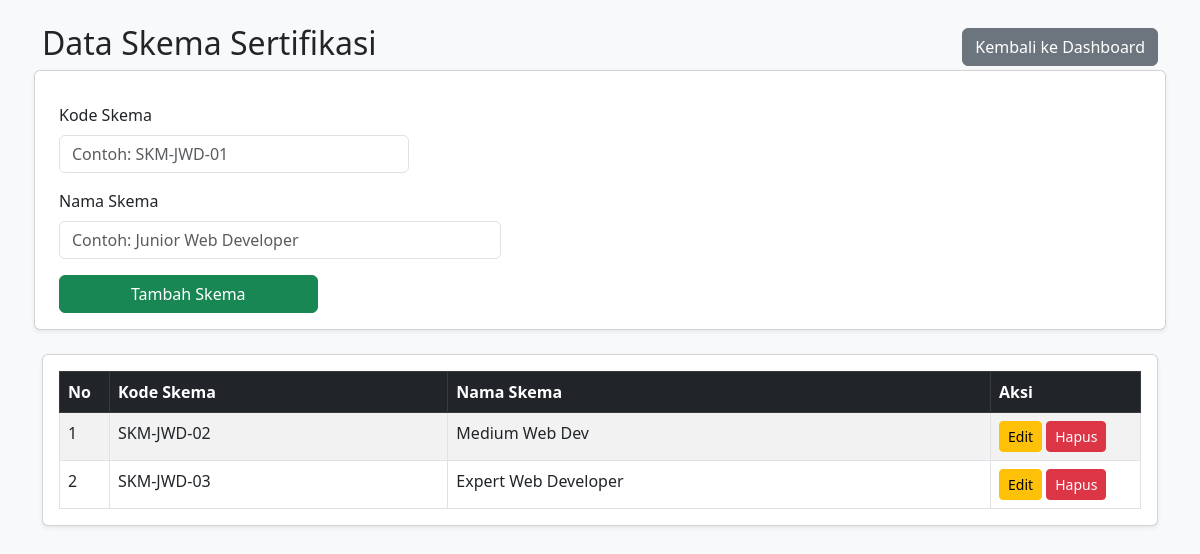
/skema.php (signed in), run on the app's committed database.
### tables this page shows
CREATE TABLE IF NOT EXISTS `skema` (
  `id_skema` int(11) NOT NULL AUTO_INCREMENT,
  `kode_skema` varchar(20) NOT NULL,
  `nama_skema` varchar(100) NOT NULL,
  PRIMARY KEY (`id_skema`)
);

### skema.php (the view, shortened to what this page needs)
<?php
require 'koneksi.php';
$id_edit = '';
$kode_val = '';
$nama_val = '';
?>
<!DOCTYPE html>
<html>
<head>
    <link href="https://cdn.jsdelivr.net/npm/bootstrap@5.3.0/dist/css/bootstrap.min.css" rel="stylesheet">
</head>
<body class="p-4 bg-light">
    <div class="container">
        <div class="d-flex justify-content-between align-items-center mb-3">
            <h2>Data Skema Sertifikasi</h2>
            <a href="dashboard.php" class="btn btn-secondary">Kembali ke Dashboard</a>
        </div>
        <form method="POST" class="row g-3 mb-4 card p-3 shadow-sm">
            <div class="col-md-4">
                <label class="form-label font-weight-bold">Kode Skema</label>
                <input type="text" name="kode_skema" class="form-control" value="<?= $kode_val ?>" placeholder="Contoh: SKM-JWD-01" required>
            </div>
            <div class="col-md-5">
                <label class="form-label font-weight-bold">Nama Skema</label>
                <input type="text" name="nama_skema" class="form-control" value="<?= $nama_val ?>" placeholder="Contoh: Junior Web Developer" required>
            </div>
            <div class="col-md-3 d-flex align-items-end">
                <button type="submit" name="simpan" class="btn btn-<?= $id_edit ? 'warning' : 'success' ?> w-100">
                    <?= $id_edit ? 'Update Data' : 'Tambah Skema' ?>
                </button>
            </div>
        </form>
        <div class="card p-3 shadow-sm">
            <table class="table table-striped table-bordered mb-0">
                <thead class="table-dark">
                    <tr>
                        <th width="50">No</th>
                        <th>Kode Skema</th>
                        <th>Nama Skema</th>
                        <th width="150">Aksi</th>
                    </tr>
                </thead>
                <tbody>
                    <?php
                    $stmt = $koneksi->query("SELECT * FROM skema");
                    $no = 1;
                    while($row = $stmt->fetch()) { ?>
                        <tr>
                            <td><?= $no++ ?></td>
                            <td><?= htmlspecialchars($row['kode_skema']) ?></td>
                            <td><?= htmlspecialchars($row['nama_skema']) ?></td>
                            <td>
                                <a href="skema.php?edit=<?= $row['id_skema'] ?>" class="btn btn-sm btn-warning">Edit</a>
                                <a href="skema.php?hapus=<?= $row['id_skema'] ?>"
                                   class="btn btn-sm btn-danger"
                                   onclick="return confirm('Yakin hapus data ini?')">Hapus</a>
                            </td>
                        </tr>
                    <?php } ?>
                </tbody>
            </table>
        </div>
    </div>
</body>
</html>

### data on the page
skema: kode_skema "SKM-JWD-02", nama_skema "Medium Web Dev"
skema: kode_skema "SKM-JWD-03", nama_skema "Expert Web Developer"
